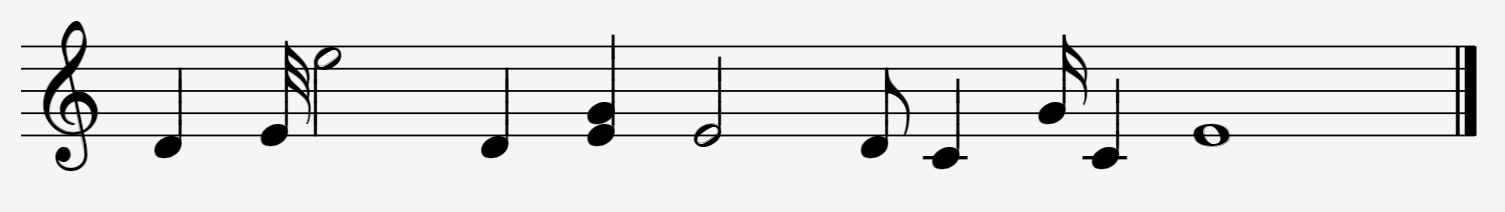
#> input picture omr/testcases/01.PNG, 1505 x 212 px; its folder holds only this picture in this run
$ python -i train.py   (imports and definitions only)   (older library calls are emulated)
#> lines starting #> are read from the running program, lines starting #| are printed output that depends on the picture
import cv2
import random
import imutils
from glob import glob
from sklearn.model_selection import train_test_split
from sklearn.neighbors import KNeighborsClassifier
from sklearn.neural_network import MLPClassifier
from sklearn import svm
import numpy as np
import matplotlib.pyplot as plt
import pickle
from .config import model_path
import os

dataset_path = 'train_data/data'
target_img_size = (100, 100)
sample_count = 50


def extract_raw_pixels(img):
    resized = cv2.resize(img, target_img_size)
    return resized.flatten()


# [27 lines left out: functions extract_hsv_histogram, extract_hog_features, not called in this run]


def extract_features(img, feature_set='raw'):
    if feature_set == 'hog':
        return extract_hog_features(img)
    elif feature_set == 'raw':
        return extract_raw_pixels(img)
    else:
        return extract_hsv_histogram(img)


# [62 lines left out: functions load_dataset, load_classifiers, run_experiment, train, not called in this run]


# [2 lines not run here, left out]

>>> import cv2
>>> picture = cv2.imread('testcases/01.PNG')
#> picture is the input picture: shape (212, 1505, 3); min 0, max 245, mean 226.2
>>> result = extract_features(picture)
#> in extract_raw_pixels, `resized = cv2.resize(img, target_img_size)`:
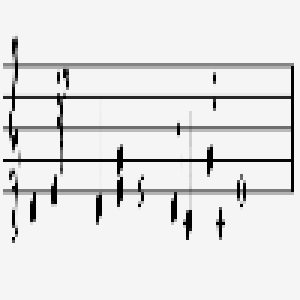
#> resized: shape (100, 100, 3) (shown 3 times larger); min 0, max 245, mean 227.3

$ run again, on omr/testcases/02.PNG
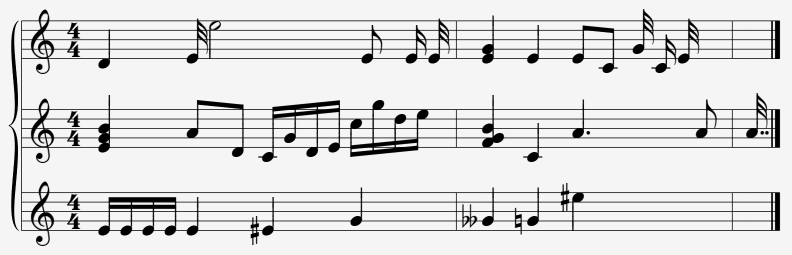
#> input picture omr/testcases/02.PNG, 1583 x 509 px (shown at 1/2 size)
#> picture is the input picture: shape (509, 1583, 3); min 0, max 245, mean 220.8
#> in extract_raw_pixels, `resized = cv2.resize(img, target_img_size)`:
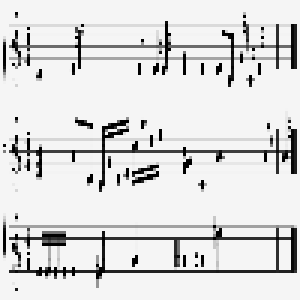
#> resized: shape (100, 100, 3) (shown 3 times larger); min 0, max 245, mean 220.6

$ run again, on omr/testcases/03.PNG
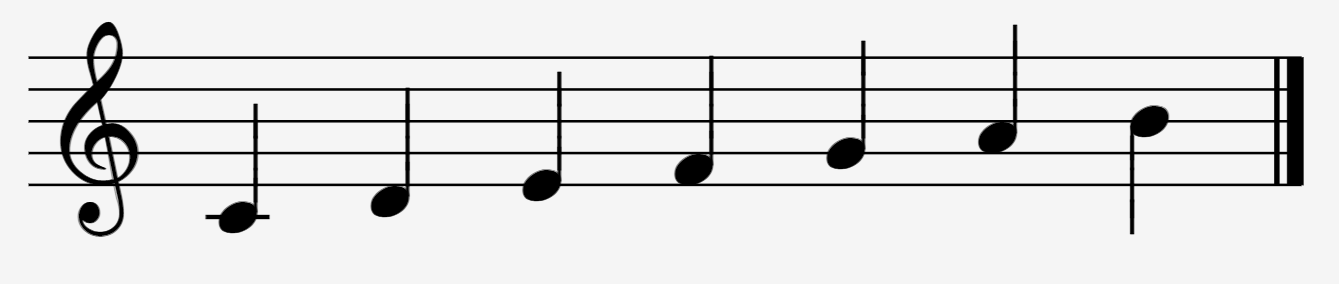
#> input picture omr/testcases/03.PNG, 1339 x 284 px
#> picture is the input picture: shape (284, 1339, 3); min 0, max 245, mean 224.3
#> in extract_raw_pixels, `resized = cv2.resize(img, target_img_size)`:
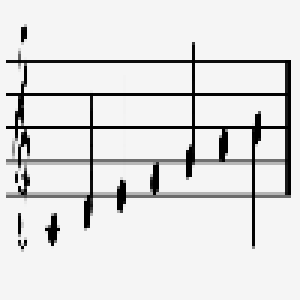
#> resized: shape (100, 100, 3) (shown 3 times larger); min 0, max 245, mean 223.4

$ run again, on omr/testcases/04.PNG
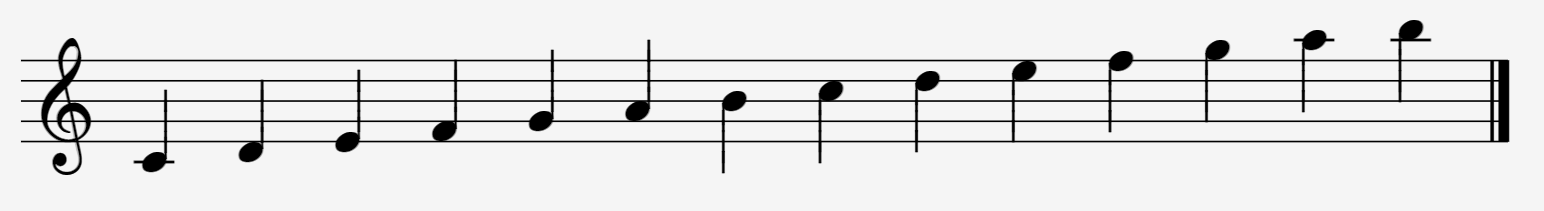
#> input picture omr/testcases/04.PNG, 1544 x 211 px
#> picture is the input picture: shape (211, 1544, 3); min 0, max 245, mean 228.2
#> in extract_raw_pixels, `resized = cv2.resize(img, target_img_size)`:
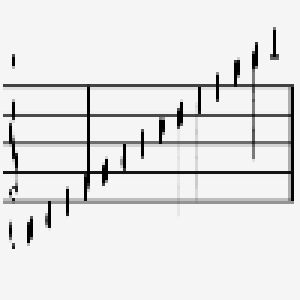
#> resized: shape (100, 100, 3) (shown 3 times larger); min 0, max 245, mean 228.8
